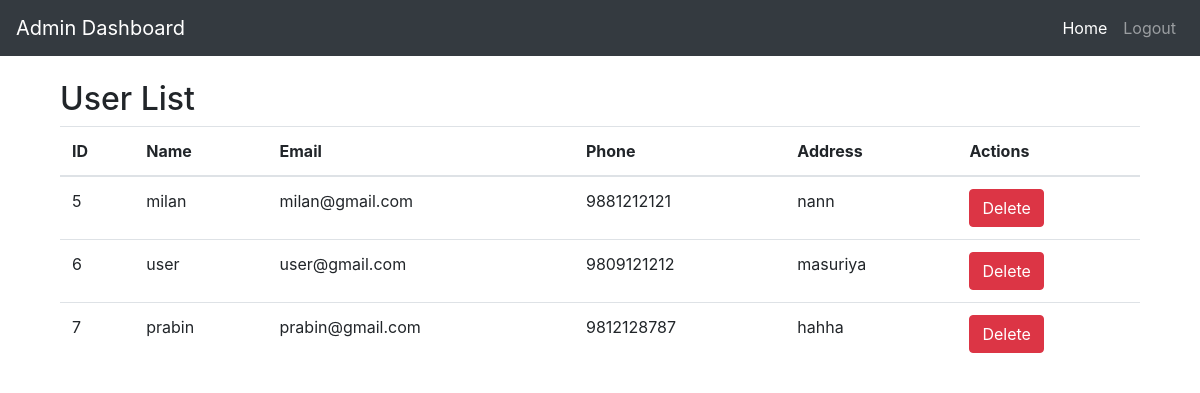
Screenshot of /admin/user-list.php (signed in) with the database file from the repository.
### tables this page shows
CREATE TABLE `users` (
  `id` int NOT NULL,
  `name` varchar(255) NOT NULL,
  `email` varchar(255) NOT NULL,
  `password` varchar(255) NOT NULL,
  `phone` varchar(20) NOT NULL,
  `address` varchar(255) NOT NULL
);

### admin/user-list.php (the view, shortened to what this page needs)
<?php
if (session_status() === PHP_SESSION_NONE) {
    session_start();
}include('config.php');
$users_query = "SELECT * FROM users";
$users_result = mysqli_query($connection, $users_query);
?>
<!DOCTYPE html>
<html>
<head>
    <link rel="stylesheet" href="https://maxcdn.bootstrapcdn.com/bootstrap/4.5.2/css/bootstrap.min.css">
</head>
<body>
    <?php include('navbar.php'); ?>
    <div class="container mt-4">
        <h2>User List</h2>
        <table class="table">
            <thead>
                <tr>
                    <th>ID</th>
                    <th>Name</th>
                    <th>Email</th>
                    <th>Phone</th>
                    <th>Address</th>
                    <th>Actions</th>
                </tr>
            </thead>
            <tbody>
                <?php while ($row = mysqli_fetch_assoc($users_result)): ?>
                    <tr>
                        <td><?php echo $row['id']; ?></td>
                        <td><?php echo $row['name']; ?></td>
                        <td><?php echo $row['email']; ?></td>
                        <td><?php echo $row['phone']; ?></td>
                        <td><?php echo $row['address']; ?></td>
                        <td>
                            <form action="<?php echo $_SERVER['PHP_SELF']; ?>" method="POST">
                                <button type="submit" name="delete_user" class="btn btn-danger" onclick="return confirm('Are you sure you want to delete this user?')">Delete</button>
                            </form>
                        </td>
                    </tr>
                <?php endwhile; ?>
            </tbody>
        </table>
    </div>
</body>
</html>

### admin/navbar.php (shortened to what this page needs)
<!DOCTYPE html>
<html>
<head>
    <link rel="stylesheet" href="https://maxcdn.bootstrapcdn.com/bootstrap/4.5.2/css/bootstrap.min.css">
</head>
<body>
    <nav class="navbar navbar-expand-lg navbar-dark bg-dark">
        <a class="navbar-brand" href="#">Admin Dashboard</a>
        <div class="collapse navbar-collapse" id="navbarNav">
            <ul class="navbar-nav ml-auto">
                <li class="nav-item active">
                    <a class="nav-link" href="admin_dashboard.php">Home</a>
                </li>
                <li class="nav-item">
                    <a class="nav-link" href="logout.php">Logout</a>
                </li>
            </ul>
        </div>
    </nav>
    <div class="container mt-4">

### rows the page displays
users: id "5", name "milan", email "milan@gmail.com", phone "9881212121", address "nann"
users: id "6", name "user", email "user@gmail.com", phone "9809121212", address "masuriya"
users: id "7", name "prabin", email "prabin@gmail.com", phone "9812128787", address "hahha"
